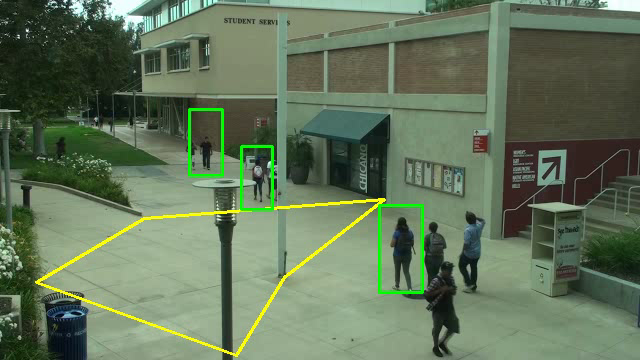
#> input picture frame 24 of output2.mp4, 640 x 360 px, given in place of people.mp4, which was not available
$ python detection.py
#> lines starting #> are read from the running program, lines starting #| are printed output that depends on the picture; after the words box and inside, x2 and y2 are one past the last pixel; in counts of white or black regions, pixels touching at a corner belong together; pictures that were not available may be replaced by others from this repository, and a replacement may not be noted
import cv2
import numpy as np
haar = cv2.CascadeClassifier('haarcascade_fullbody.xml')
video = cv2.VideoCapture('people.mp4')
e,frame = video.read()
#> frame is the input picture: shape (360, 640, 3); mean B, G, R 90.2, 116.9, 99.2
(height,width) = frame.shape[:2]
#> height = 360; width = 640
def scale(height,width,scale_percent):
#> called with height = 360, width = 640, scale_percent = 100
    new_width = int(width * scale_percent / 100)
#> new_width = 640
    new_height = int(height * scale_percent / 100)
#> new_height = 360
    dim = (new_width, new_height)
#> dim = (640, 360)
    return dim
fourcc = cv2.VideoWriter_fourcc(*'XVID')
output = cv2.VideoWriter('output2.mp4',fourcc, 10,scale(height,width,100))
position = []
def onMouse(event,x,y,flags,param):
    global position
    if event == cv2.EVENT_LBUTTONDOWN:
        position.append([x,y])
while True:
    e,frame = video.read()
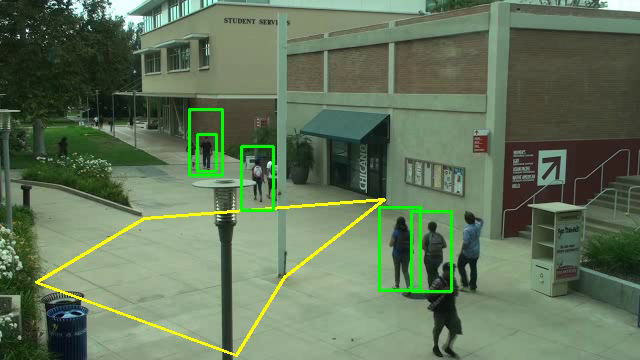
#> input picture frame 25 of output2.mp4, 640 x 360 px, given in place of people.mp4, which was not available
#> frame is the input picture: shape (360, 640, 3); mean B, G, R 89.8, 117.4, 98.7
    if e:
        frame = cv2.resize(frame,scale(height,width,50),interpolation = cv2.INTER_AREA)
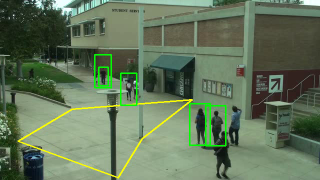
#> frame: shape (180, 320, 3); mean B, G, R 89.9, 117.6, 98.8
        gray = cv2.cvtColor(frame,cv2.COLOR_BGR2GRAY)
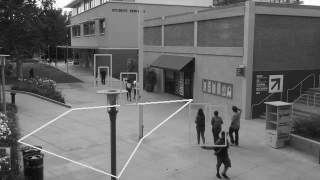
#> gray: shape (180, 320); min 11, max 254, mean 108.8
        detect = haar.detectMultiScale(gray)
#> detect = [[190, 101, 22, 44]]
        key = cv2.waitKey(1)
#> (key q is pressed here)
        if key == ord('p'):  # pause frame till any other key is pressed
            cv2.namedWindow('frame')
            cv2.setMouseCallback('frame',onMouse)
            cv2.waitKey(-1)
        position_array = np.array(position)
        position_array = position_array.reshape((-1,1,2))

        cv2.polylines(frame,[position_array],True,(0,255,255),2)
        for (x,y,w,h) in detect:
            cv2.rectangle(frame,(x,y),(x+w,y+h),(0,255,0),2)
            centre = (int(x+w/2),int(y+h/2))
            if (position_array.size != 0): # to check if point is inside region
                result = cv2.pointPolygonTest(position_array, centre, False)
                if(result == 1)or(result == 0):
                    cv2.rectangle(frame,(x,y),(x+w,y+h),(0,0,255),2)
#> this loop made 1 pass
#> (x, y, w, h, centre) on pass 1: (190, 101, 22, 44, (201, 123))
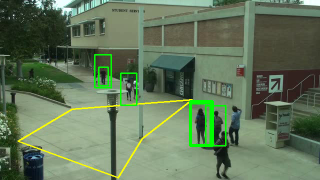
#> frame: shape (180, 320, 3); 0.64% of pixels changed, all inside (x1, y1, x2, y2) = (189, 100, 214, 147)

        cv2.imshow('frame',frame)
        frame = cv2.resize(frame,scale(height,width,100),interpolation = cv2.INTER_CUBIC)
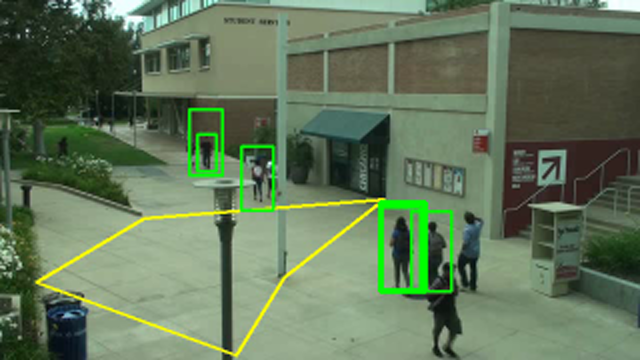
#> frame: shape (360, 640, 3); mean B, G, R 89.4, 118.1, 98.3
        output.write(frame)
        if key == ord('q'):  # quit all frames
            break
video.release()
output.release()
cv2.destroyAllWindows()

$ run again, starting later in the video
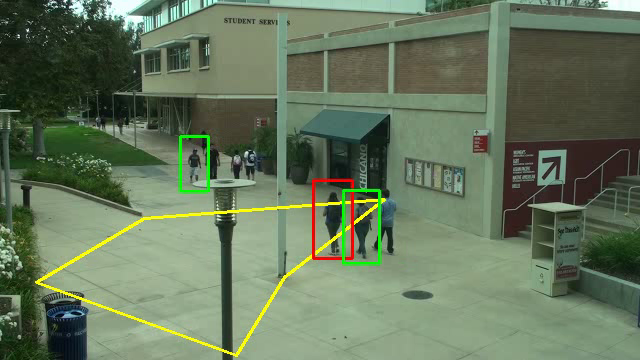
#> input picture frame 112 of output2.mp4, 640 x 360 px, given in place of people.mp4, which was not available
#> frame is the input picture: shape (360, 640, 3); mean B, G, R 92, 118.3, 101.9
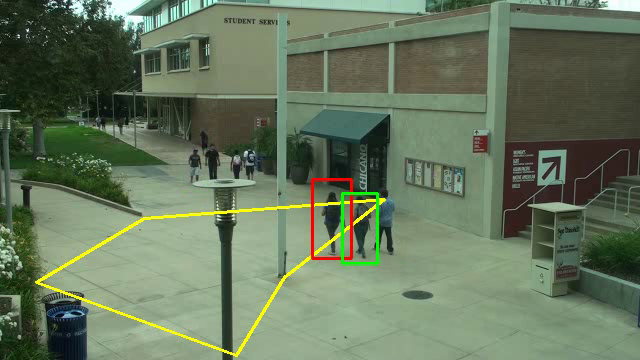
#> input picture frame 113 of output2.mp4, 640 x 360 px, given in place of people.mp4, which was not available
#> frame is the input picture: shape (360, 640, 3); mean B, G, R 92.2, 118.1, 102.2
#> `gray = cv2.cvtColor(frame,cv2.COLOR_BGR2GRAY)`:
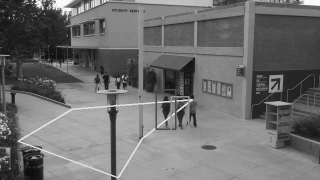
#> gray: shape (180, 320); min 11, max 253, mean 110.5
#> detect = ()

$ run again, starting later in the video
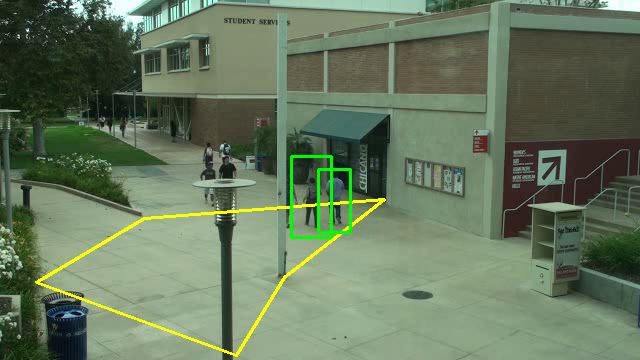
#> input picture frame 199 of output2.mp4, 640 x 360 px, given in place of people.mp4, which was not available
#> frame is the input picture: shape (360, 640, 3); mean B, G, R 93, 119.8, 102.4
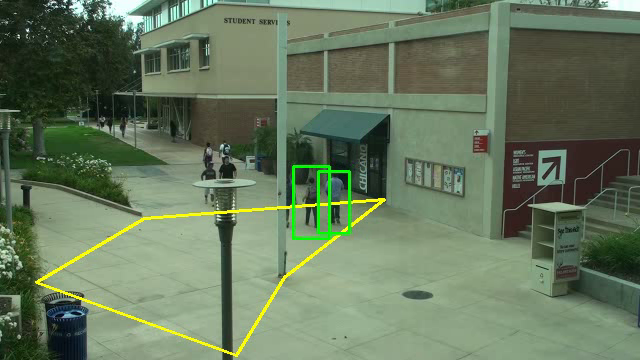
#> input picture frame 200 of output2.mp4, 640 x 360 px, given in place of people.mp4, which was not available
#> frame is the input picture: shape (360, 640, 3); mean B, G, R 93.1, 119.7, 102.4
#> `gray = cv2.cvtColor(frame,cv2.COLOR_BGR2GRAY)`:
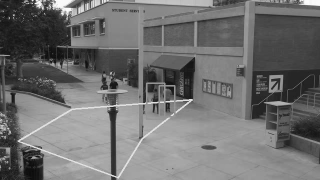
#> gray: shape (180, 320); min 10, max 254, mean 111.6
#> detect = ()
